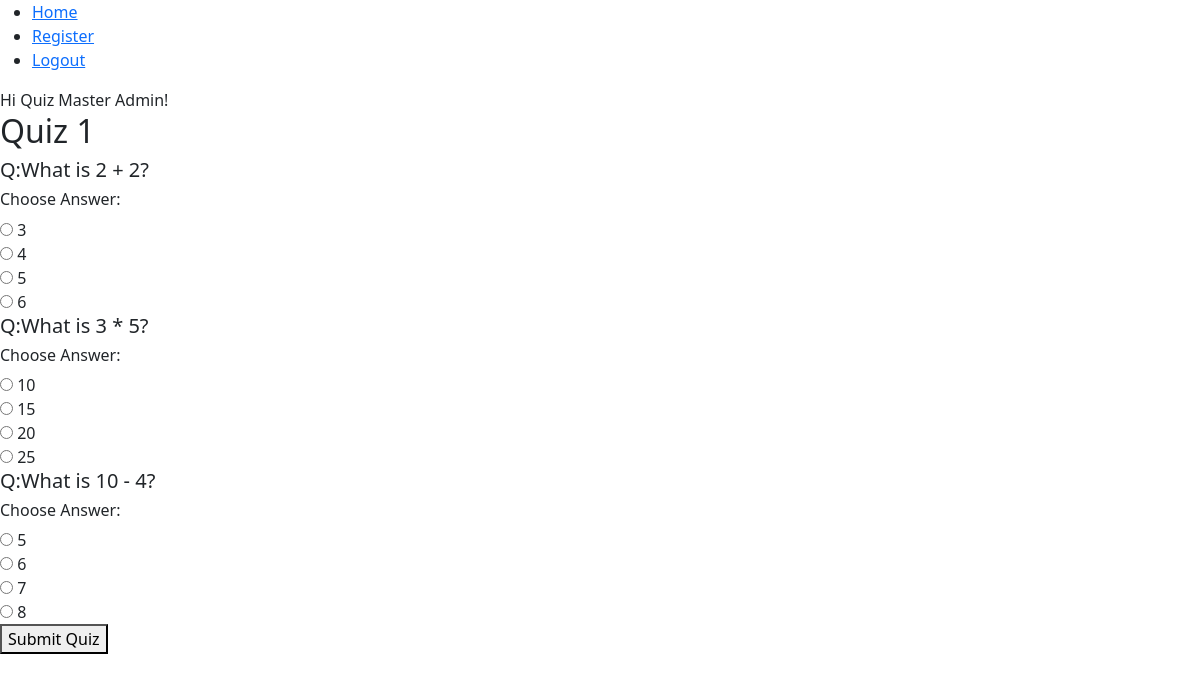
The page /quiz/1 (signed in) on the database its author committed.
### app/models.py (models this page shows, shortened)
class User(db.Model, UserMixin):
    id = db.Column(db.Integer, primary_key=True)
    username = db.Column(db.String(80), unique=True, nullable= False)
    password_hash = db.Column(db.String(200),nullable=False)
    fullname = db.Column(db.String(100),nullable=False)
    qualification = db.Column(db.String)
    dob = db.Column(db.Date)
    scores = db.relationship('Score', backref = 'user', lazy=True)

class Quiz(db.Model):
    id = db.Column(db.Integer, primary_key=True)
    name = db.Column(db.String(100), nullable=False)
    date_of_quiz = db.Column(db.DateTime)
    time_duration = db.Column(db.Integer,nullable=False)
    chapter_id = db.Column(db.Integer,db.ForeignKey('chapter.id'), nullable=False)
    questions = db.relationship('Question', backref='quiz', lazy=True)

class Question(db.Model):
    id = db.Column(db.Integer, primary_key=True)
    question_statement = db.Column(db.Text)
    option1 = db.Column(db.String(200),nullable=False)
    option2 = db.Column(db.String(200),nullable=False)
    option3 = db.Column(db.String(200),nullable=False)
    option4 = db.Column(db.String(200),nullable=False)
    correct_option = db.Column(db.Integer, nullable=False)
    quiz_id = db.Column(db.Integer, db.ForeignKey('quiz.id'), nullable=False)

### app/routes.py (the view, shortened to what this page needs)
@app.route("/quiz/<int:quiz_id>", methods=['GET', 'POST'])
@login_required
def attempt_quiz(quiz_id):
    quiz = Quiz.query.get_or_404(quiz_id)
    questions = quiz.questions
    return render_template("attempt_quiz.html", quiz=quiz, questions = questions)

### app/routes.py (called while the page is built)
@login_manager.user_loader
def load_user(user_id):
    return User.query.get(user_id)

### app/templates/attempt_quiz.html (shortened to what this page needs)
{% extends 'layout.html' %}
{% block content %}
    <h2>{{quiz.name}}</h2>
    <form method="POST">
        <div>
            {% for question in questions %}
            <div>
                <h5>Q:{{question.question_statement}}</h5>
                <h6>Choose Answer:</h6>
                <div>
                    <input type="radio" name="question_{{question.id}}" value="1">
                    <label>{{ question.option1 }}</label>
                </div>
                <div>
                    <input type="radio" name="question_{{question.id}}" value="2">
                    <label>{{ question.option2 }}</label>
                </div>
                <div>
                    <input type="radio" name="question_{{question.id}}" value="3">
                    <label>{{ question.option3 }}</label>
                </div>
                <div>
                    <input type="radio" name="question_{{question.id}}" value="4">
                    <label>{{ question.option4 }}</label>
                </div>
            </div>
            {%endfor%}
        </div>
        <button type="submit">Submit Quiz</button>
    </form>
{% endblock %}

### app/templates/layout.html (shortened to what this page needs)
<!doctype html>
<html>
  <head>
    {% block head %}
    <link href="https://cdn.jsdelivr.net/npm/bootstrap@5.3.3/dist/css/bootstrap.min.css" rel="stylesheet">
    <link rel="stylesheet" href="https://cdnjs.cloudflare.com/ajax/libs/font-awesome/6.7.2/css/all.min.css" />
    {% endblock %}
  </head>
  <body>
    <ul>
        <li><a href ="{{url_for('home')}}">Home</a></li>
        <li><a href = "{{url_for('register')}}">Register</a></li>
        {% if current_user.is_authenticated %}
        <li><a href = "{{url_for('logout')}}">Logout</a></li>
        {% else %}
        <li><a href = "{{url_for('login')}}">Login</a></li>
        {% endif %}
    </ul>
    <div id="content">
      {% if current_user.is_authenticated %}
      Hi {{ current_user.fullname }}!
      {% endif %}
        {% block content %}{% endblock %}
    </div>
  </body>
</html>

### rows shown on the page
User: fullname "Quiz Master Admin"
Quiz: name "Quiz 1"
Question: question_statement "What is 2 + 2?", option1 "3", option2 "4", option3 "5", option4 "6"
Question: question_statement "What is 3 * 5?", option1 "10", option2 "15", option3 "20", option4 "25"
Question: question_statement "What is 10 - 4?", option1 "5", option2 "6", option3 "7", option4 "8"
